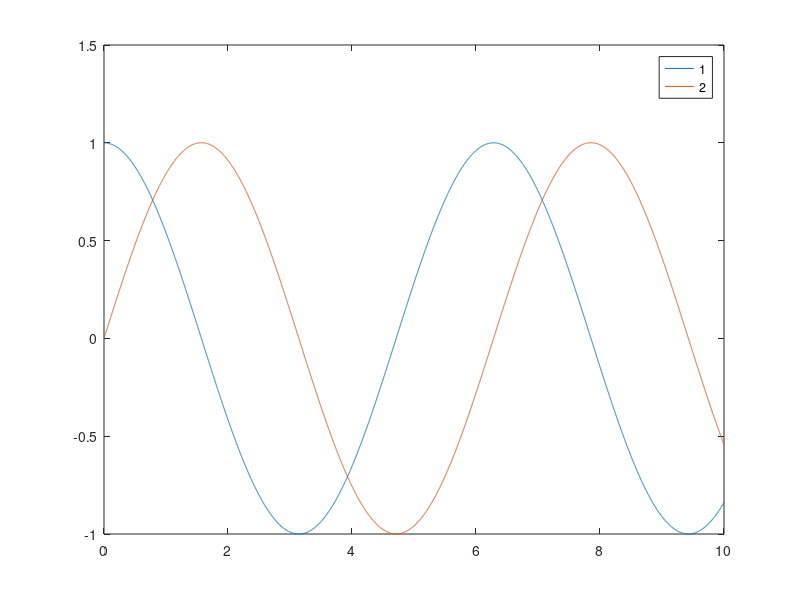

Here is the MATLAB script that generated this plot:
clc; clear; close all

A = -1; C = 1; L = 5;
[DIM_U, DIM_X] = size(C);
I = eye(DIM_X);
dt = 0.001; T = 10; t = 0 : dt : T;
x = zeros(DIM_X, length(t));
xh = x;
x(:, 1) = 1;
x_n = x;
v = cos(t);
for i = 1 : length(t)-1
    k = A*x(:, i);
    x_n(:, i+1) = x_n(:, i) + dt*k; 
    k = A*x(:, i) + v(i);
    x(:, i+1) = x(:, i) + dt*k;
    k = A*xh(:, i) + L*C*(x(:, i) - xh(:, i));
    xh(:, i+1) = xh(:, i) + dt*k;
     
end
% plot(t, x, t, xh, t, x_n)
plot(t, v, t, x - x_n)
legend({'1','2'})